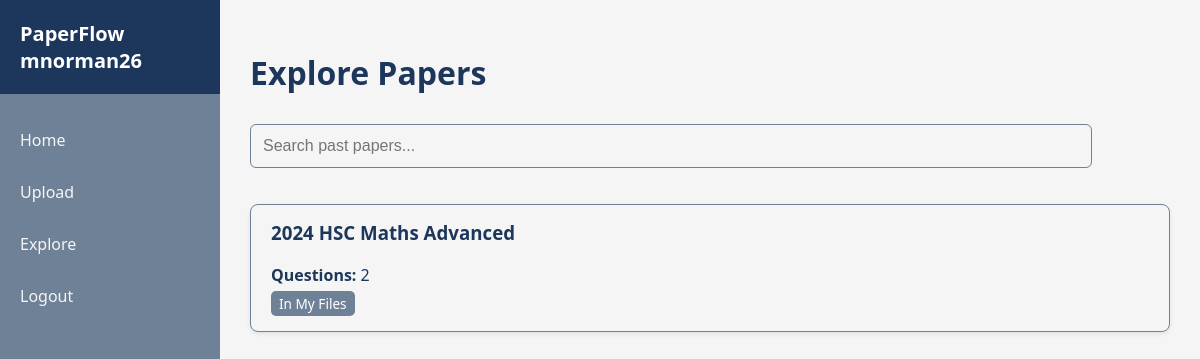
Page /explore (signed in) on the committed database.
### models.py (models this page shows)
class User(db.Model, UserMixin):
    __tablename__ = 'user'
    id = db.Column(db.Integer, primary_key=True)
    username = db.Column(db.String(150), unique=True, nullable=False)
    password_hash = db.Column(db.String(200), nullable=False)
    papers = db.relationship('UserPaper', backref='user', lazy=True)

class PastPaper(db.Model):
    id = db.Column(db.Integer, primary_key=True)
    filename = db.Column(db.String(200), nullable=False)
    questions = db.relationship(
        'Question',
        backref='paper',
        lazy=True,
        cascade="all, delete-orphan"
    )
    uploaded_at = db.Column(db.DateTime, default=db.func.now())
    owner_id = db.Column(db.Integer, db.ForeignKey('user.id'), nullable=False)

### app.py (the view)
@app.route('/explore')
@login_required
def explore():
    q = request.args.get('q', '').strip()
    sort = request.args.get('sort', 'new')
    query = PastPaper.query
    if q:
        query = query.filter(PastPaper.filename.contains(q))
    if sort == 'old':
        query = query.order_by(PastPaper.uploaded_at.asc())
    elif sort == 'name':
        query = query.order_by(PastPaper.filename.asc())
    else:  # default: newest
        query = query.order_by(PastPaper.uploaded_at.desc())
    papers = query.all()
    user_papers = {
        up.paper_id for up in UserPaper.query.filter_by(user_id=current_user.id).all()
    }
    return render_template('explore.html', papers=papers, q=q, sort=sort, user_papers=user_papers)

### app.py (called while the page is built)
@login_manager.user_loader
def load_user(user_id):
    user = User.query.filter_by(id=int(user_id)).first()
    return user

@app.context_processor
def inject_user():
    return dict(user=current_user)

def format_filename(filename):
    name = str(filename).split('_', 1)[-1]
    name = os.path.splitext(name)[0]
    name = re.sub(r'[-_]+', ' ', name)
    words = name.split()
    formatted = []
    for w in words:
        if w.upper() in ["HSC", "IB", "PDF"]:
            formatted.append(w.upper())
        else:
            formatted.append(w.capitalize())
    return " ".join(formatted)

@app.context_processor
def utility_processor():
    return dict(format_filename=format_filename)

### templates/explore.html (shortened to what this page needs)
{% extends "base.html" %}
{% block content %}
<h1>Explore Papers</h1>
<input
    type="text"
    id="searchInput"
    placeholder="Search past papers..."
    class="search-input"
/>
<div id="results">
    {% if papers %}
        <div class="papers-list">
            {% for paper in papers %}
            <div class="paper-card-wrapper">
                <a href="{{ url_for('view_paper', paper_id=paper.id) }}" class="paper-card-link">
                    <div class="paper-card">
                        <div class="paper-info">
                            <h3>{{ format_filename(paper.filename) }}</h3>
                            <p><strong>Questions:</strong> {{ paper.questions|length }}</p>
                        </div>
                        {% if paper.id in user_papers %}
                            <span class="tag owned">In My Files</span>
                        {% else %}
                            <form class="delete-form" action="{{ url_for('add_to_my_files', paper_id=paper.id) }}" method="POST">
                                <button type="submit" class="card-btn delete-btn">Add</button>
                            </form>
                        {% endif %}
                    </div>
                </a>
            </div>
            {% endfor %}
        </div>
    {% else %}
        <p>No past papers found.</p>
    {% endif %}
{% endblock %}

### templates/base.html (shortened to what this page needs)
<!DOCTYPE html>
<html lang="en">
<head>
    <link rel="stylesheet" href="{{ url_for('static', filename='css/style.css') }}">
</head>
<body>
    <nav class="sidebar">
    <div class="brand">
        PaperFlow
        {% if current_user.is_authenticated %}
            <span class="user-tag">{{ current_user.username }}</span>
        {% endif %}
    </div>
        <div class="nav-links">
            {% if current_user.is_authenticated %}
                <a href="{{ url_for('index') }}">Home</a>
                <a href="{{ url_for('upload') }}">Upload</a>
                <a href="{{ url_for('explore') }}">Explore</a>
                <a href="{{ url_for('logout') }}">Logout</a>
            {% else %}
                <a href="{{ url_for('login') }}">Login</a>
                <a href="{{ url_for('register') }}">Register</a>
            {% endif %}
        </div>
    </nav>
    <div class="main-content">
        {% block content %}{% endblock %}
    </div>
</body>
</html>

### static/css/style.css (style rules this page uses)
html, body { height: 100%; margin: 0; font-family: 'Segoe UI', Tahoma, Geneva, Verdana, sans-serif; background-color: #f5f5f5; color: #1c375b; }
.sidebar { position: fixed; top: 0; left: 0; width: 220px; height: 100vh; display: flex; flex-direction: column; background-color: #6f8197; }
.sidebar .brand { padding: 20px; font-size: 20px; font-weight: bold; background-color: #1c375b; color: white; }
.sidebar .nav-links { flex-grow: 1; display: flex; flex-direction: column; padding-top: 20px; }
.sidebar .nav-links a { padding: 15px 20px; text-decoration: none; color: #f5f5f5; font-weight: 500; }
.main-content { margin-left: 220px; padding: 30px; }
.paper-card-wrapper { margin-bottom: 15px; position: relative; }
.paper-card-link { display: block; text-decoration: none; }
.paper-card { background-color: #f5f5f5; padding: 15px 20px; border-radius: 8px; border: 1px solid #6f8197; box-shadow: 0 2px 4px rgba(28,55,91,0.1); position: relative; transition: transform 0.1s, box-shadow 0.2s; }
.paper-card h3 { margin-top: 0; color: #1c375b; }
.paper-card p { margin: 5px 0; }
.tag { display: inline-block; background-color: #6f8197; color: #fff; padding: 3px 8px; border-radius: 5px; font-size: 0.85em; margin-right: 5px; }
input[type="text"], input[type="password"], textarea { width: 90%; padding: 12px; margin: 8px 0 16px 0; border: 1px solid #6f8197; border-radius: 6px; font-size: 1em; resize: vertical; background-color: #f5f5f5; color: #1c375b; padding-right: 0px; }
a { text-decoration: none; color: inherit; }
.search-input { flex: 1; padding: 12px 14px; border: 1px solid #ddd; border-radius: 10px; font-size: 14px; outline: none; transition: 0.2s; }
#results { margin-top: 20px; }

### rows in the picture
User: username "mnorman26"
PastPaper: filename "2024 HSC Maths Advanced", questions|length "2", shows "In My Files"
